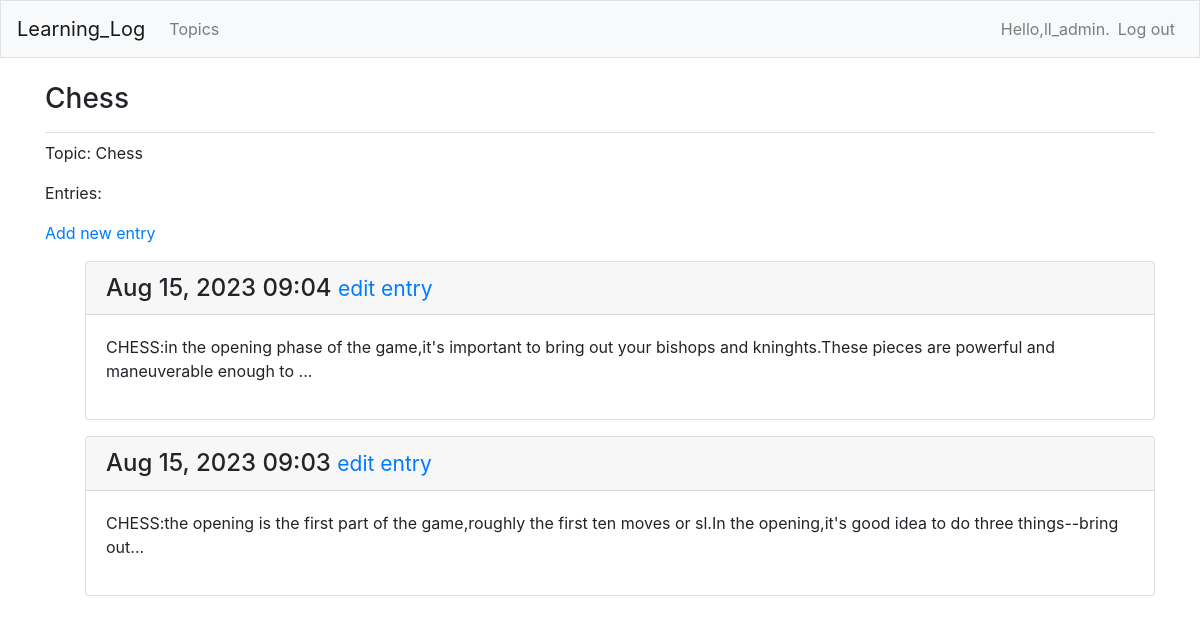
The page /topics/2/ (signed in) on the database its author committed.
### learning_logs/models.py (models this page shows, shortened)
class Topic(models.Model):
    text=models.CharField(max_length=200)
    date_added=models.DateTimeField(auto_now_add=True)
    owner=models.ForeignKey(User,on_delete=models.CASCADE)
    def __str__(self):
        return self.text

class Entry(models.Model):
    topic=models.ForeignKey(Topic,on_delete=models.CASCADE)
    text=models.TextField()
    date_added=models.DateTimeField(auto_now_add=True)
    class Meta:
        verbose_name_plural='entries'

### learning_logs/views.py (the view)
# urls.py: path('topics/<int:topic_id>/',views.topic,name='topic'),
@login_required
def topic(request,topic_id):
    topic=Topic.objects.get(id=topic_id)
    if topic.owner!=request.user:
        raise Http404
    entries=topic.entry_set.order_by('-date_added')
    context={'topic':topic,'entries':entries}
    return render(request,'learning_logs/topic.html',context)

### learning_logs/templates/learning_logs/topic.html
{% extends 'learning_logs/base.html' %}
{% block page_header %}
    <h3>{{ topic }}</h3>
{% endblock page_header %}
{% block content %}
  <p>Topic: {{ topic }}</p>
  <p>Entries:</p>
  <p>
    <a href="{% url 'learning_logs:new_entry' topic.id %}">Add new entry</a>
  </p>
  <ul>
  {% for entry in entries %}
    <div class="card mb-3">
	    <h4 class="card-header">
		    {{ entry.date_added|date:'M d, Y H:i' }}
			<small><a href="{% url 'learning_logs:edit_entry' entry.id %}">
			        edit entry</a></small>
			</h4>
			<div class="card-body">
			    {{ entry.text|linebreaks }}
			</div>
	    </div>
    {% empty %}
        <p>There are no entries for this topic yet.</p>
    {% endfor %}
        </ul>
{% endblock content %}

### learning_logs/templates/learning_logs/base.html (shortened to what this page needs)
{% load bootstrap4 %}
<!doctype html>
<html lang="en">
<head>
	{% bootstrap_css %}
</head>
<body>
    <nav class="navbar navbar-expand-md navbar-light bg-light mb-4 border">
	    <a class="navbar-brand" href="{% url 'learning_logs:index'%}">
		        Learning_Log</a>
	    <div class="collapse navbar-collapse" id="navbarCollapse">
	        <ul class="navbar-nav mr-auto">
		        <li class="nav-item">
			        <a class="nav-link" href="{% url 'learning_logs:topics'%}">
				            Topics</a></li>
		    </ul>
		    <ul class="navbar-nav ml-auto">
		        {% if user.is_authenticated %}
			        <li class="nav-item">
			     	    <span class="navbar-text">Hello,{{ user.username }}.</span>
				    </li>
				    <li class="nav-item">
				        <a class="nav-link" href="{% url 'users:logout' %}">Log out</a>
				    </li>
			    {% else %}
			        <li class="nav-item">
				        <a class="nav-item">
				    </li>
				    <li class="nav-item">
				        <a class="nav-link" href="{% url 'users:login' %}">Log in</a></li>
			    {% endif %}
		    </ul>
	    </div>
    </nav>
    <main role="main" class="container">
        <div class="pb-2 mb-2 border-bottom">
	        {% block page_header %}{% endblock page_header %}
	    </div>
	    <div>
	        {% block content %}{% endblock content %}
	    </div>
    </main>
</body>
</html>

### rows shown on the page
Topic: text "Chess"
Entry: date_added "Aug 15, 2023 09:04", text "CHESS:in the opening phase of the game,it's important to bring out your bishops and kninghts.These pieces are powerful and maneuverable enough to ..."
Entry: date_added "Aug 15, 2023 09:03", text "CHESS:the opening is the first part of the game,roughly the first ten moves or sl.In the opening,it's good idea to do three things--bring out..."

### other values the page prints
{{ user.username }} "ll_admin"
